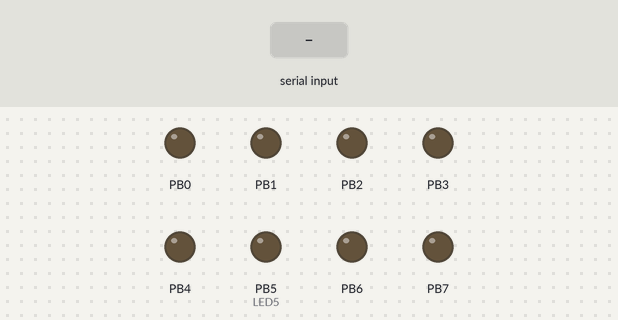
Bench run of a program on a simulated ATmega328P, built with avr-gcc and emulated at 16 MHz. On the bench: output pins drawn as LEDs (lit = HIGH). Dashed ring = blinking. Inputs (shaded band) come from the test bench. What the program prints to the serial monitor is not drawn.

Above: at 1.2 s.
1.3 s: "p" received over Serial
At 1.74 s:
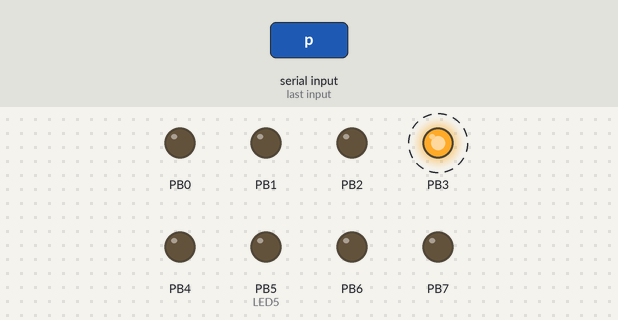
4.3 s: "o" received over Serial
At 4.74 s:
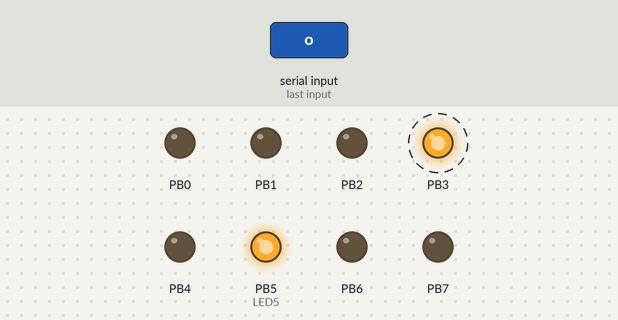
7.3 s: "f" received over Serial
10.3 s: "P" received over Serial
At 11.3 s:
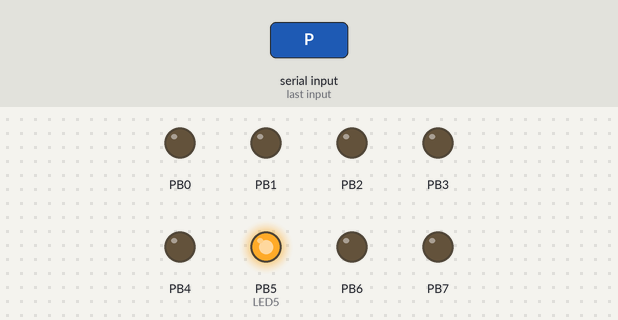
Timing chart, 0 to 12.8 s (numbered marks = the images above; inputs shaded):
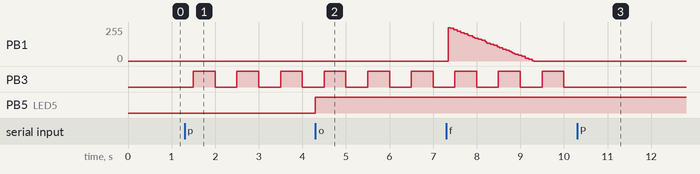

The program:

main.c
```c
// AVR C code snippet with comments

#define F_CPU 16000000UL    // CPU frequency in Hz
#include <avr/io.h>         // AVR IO library
#include <util/delay.h>     // Delay library
#include <stdio.h>          // Standard IO library
#include <avr/interrupt.h>  // AVR interrupt library
#define BAUD 9600           // Baud rate
#include <util/setbaud.h>   // Set baud rate utility

void UARTinit();                    // Initialize UART
void USART_tx_string(char *data);   // Send a string over UART

void help();                        // Display help menu
void LED5on();                      // Turn on LED5
void LED5off();                     // Turn off LED5
void beginBlink();                  // Begin blinking LED
void stopBlink();                   // Stop blinking LED
void beginFade();                   // Begin fading LED intensity
void stopFade();                    // Stop fading LED intensity
void displayStatus();               // Display switch status

volatile int blinkBool;             // Blinking boolean variable
volatile int fadeBool;              // Fading boolean variable
volatile double dutyValue;          // Duty cycle value for fading

int main(void)
{
	DDRB = 0xFF;    // Set PORTB as output
	DDRC = 0x00;    // Set PORTC as input
	PORTC = 0xFF;   // Enable pull-up resistors on PORTC

	// Normal mode (default)
	// 1024 prescaler
	TCCR1B |= (1 << CS12) | (1 << CS10);

	// Normal mode (default)
	// 1024 prescaler
	TCCR0B |= (1 << CS12) | (1 << CS10);

	UARTinit();     // Initialize UART
	help();         // Display help menu
	sei();          // Enable interrupts
	while (1)
	{
		// Blink PB3 at 1 Hz if enabled
		if (TCNT1 == 7811)
		{
			if (blinkBool == 1)
			{
				PORTB ^= (1 << 3);  // Toggle PB3
			}
			TCNT1 = 0;
		}
		if (blinkBool == 0)
		{
			PORTB &= ~(1 << 3);     // Turn off PB3
		}

		// Blinks PB1 at 200 Hz if enabled with a duty cycle decreasing from 100% to 0% over 2 seconds
		// This turns off the LED and runs earlier the lower the duty cycle is
		if (TCNT0 == floor(77 * dutyValue))
		{
			PORTB &= ~(1 << 1);     // Turn off PB1
		}

		// This turns on the LED when enabled.
		// While debugging, I had to add the second term of the conditional, likely due to rounding issues
		if (TCNT0 == 77)
		{
			if ((fadeBool == 1) & (dutyValue > 0.0025))
			{
				PORTB |= (1 << 1);  // Turn on PB1
			}
			TCNT0 = 0;
			if (dutyValue != 0)
			{
				dutyValue = dutyValue - 0.0025;
			}
		}
	}
}

void UARTinit()
{
	UBRR0H = UBRRH_VALUE;
	UBRR0L = UBRRL_VALUE;

	// Set 8 bit
	UCSR0C |= (1 << UCSZ00) | (1 << UCSZ01);
	// Set 1 stop bit (default)
	// Disable parity (default)
	// Set asynchronous (default)
	// Enable RX interrupt
	UCSR0B |= (1 << RXCIE0);
	// Enable TX/RX
	UCSR0B |= (1 << TXEN0) | (1 << RXEN0);
}

// Sends a string of characters over TX
void USART_tx_string(char *data)
{
	// Repeat until input string is empty
	while (*data != '\0')
	{
		// Wait for data register to be empty
		while ((UCSR0A & (1 << UDRE0)) != (1 << UDRE0))
		{
		}
		UDR0 = *data;
		data++;
	}
}

// UART RX interrupt service routine
ISR(USART_RX_vect)
{
	switch (UDR0)
	{
		case 'h':
		help();
		break;
		case 'o':
		LED5on();
		break;
		case 'O':
		LED5off();
		break;
		case 'p':
		beginBlink();
		break;
		case 'P':
		stopBlink();
		break;
		case 'f':
		beginFade();
		break;
		case 'F':
		stopFade();
		break;
		case 'b':
		displayStatus();
		break;
		default:
		break;
	}
}

void help()
{
	USART_tx_string("\n\n");
	USART_tx_string("'h' - help \n");
	USART_tx_string("'o' - turn on LED0\n");
	USART_tx_string("'O' - turn off LED0\n");
	USART_tx_string("'p' - blink LED1\n");
	USART_tx_string("'P' - stop blinking LED1\n");
	USART_tx_string("'f' - fade intensity of LED2\n");
	USART_tx_string("'F' - turn off LED2\n");
	USART_tx_string("'b' - display switch status\n");
}

void LED5on()
{
	PORTB |= (1 << 5);  // Turn on LED5 (PB5)
}

void LED5off()
{
	PORTB &= ~(1 << 5);  // Turn off LED5 (PB5)
}

void beginBlink()
{
	blinkBool = 1;  // Set blink boolean to enable blinking
}

void stopBlink()
{
	blinkBool = 0;  // Clear blink boolean to stop blinking
}

void beginFade()
{
	dutyValue = 1;  // Set initial duty cycle value to 100%
	fadeBool = 1;  // Set fade boolean to enable fading
}

void stopFade()
{
	fadeBool = 0;  // Clear fade boolean to stop fading
}

void displayStatus()
{
	USART_tx_string("\n\n");
	if ((PINC & (1 << 1)) == (1 << 1))
	{
		USART_tx_string("switch is on");
		while ((PINC & (1 << 1)) == (1 << 1))
		{
		}
	}
	else
	{
		USART_tx_string("switch is off");
		while ((PINC & (1 << 1)) == (0 << 1))
		{
		}
	}
}
```

Measured:
- after the input at 1.3 s, PB3: alternates HIGH for 0.50 s and LOW for 0.50 s, starting after 0.20 s
- after the input at 4.3 s, PB5 (LED5): LOW → HIGH at once
- after the input at 10.3 s, PB3: stops changing and stays LOW
